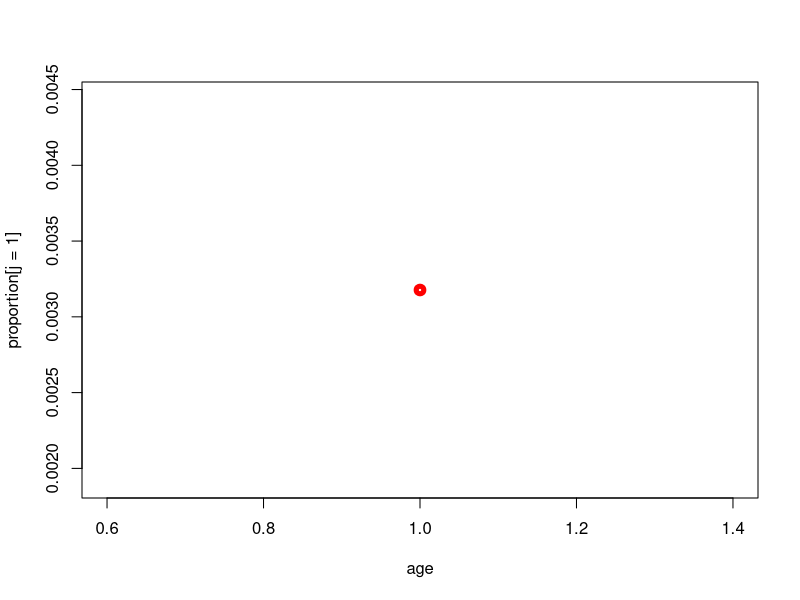
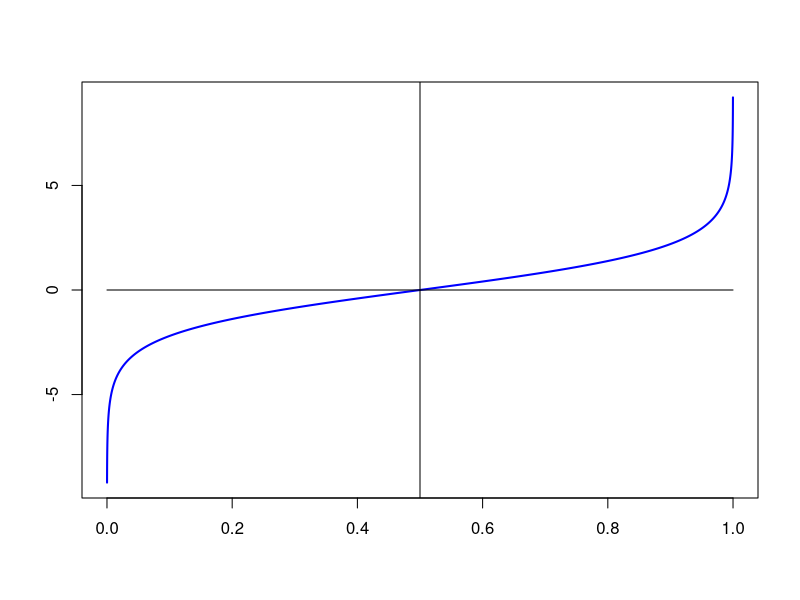

R code for these plots, in order:
age = c("<55ans", "<55ans", ">55ans", ">55ans")
i = c(1, 1, 2, 2)
operation = c("aorte", "mitrale", "aorte", "mitrale")
j = c(1, 2, 1, 2)
morts = c(4, 1, 7, 9)
total = c(1259, 2082, 1417, 1647)
proportion = morts / total
plot(i[j=1], proportion[j=1], type="p", lwd = 5, col = "red", xlab="age")
points(i[j=2], proportion[j=2], type="p", lwd = 5, col = "blue")

p = seq(0.0001, 0.9999, 0.0001)
f = log(p/(1-p))

plot(p, f, type="l", col="blue", lwd=2, ylab="", 
	xlab="")
lines(c(0, 1), c(0, 0), type="l", col="black")
lines(c(0.5, 0.5), c(-10, 10), type="l", col="black")
